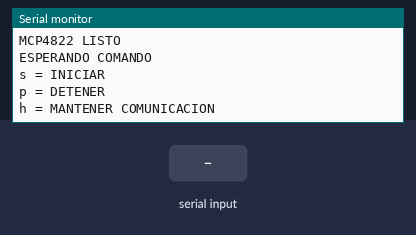
Simulated run of this program. Board: ESP32-S3. Shown: the last lines printed to the serial monitor. The test bench sets the inputs (shaded band).

Above: at 1.2 s.
1.3 s: "s" received over Serial
At 2.4 s:
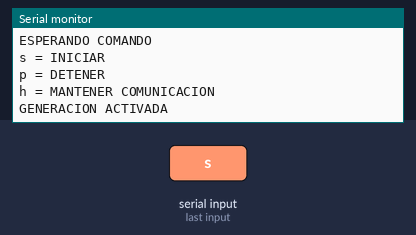
4.3 s: "p" received over Serial
At 4.7 s:
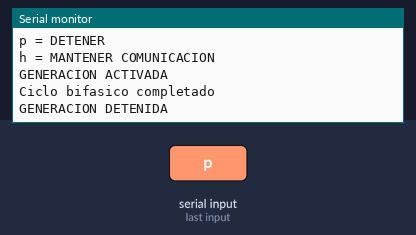

The program:

main.cpp
```cpp
#include <Arduino.h>
#include <SPI.h>

// ESP32-S3 y MCP4822: SIN CAMBIOS
constexpr uint8_t PIN_CS = 10;
constexpr uint8_t PIN_SCK = 12;
constexpr uint8_t PIN_MOSI = 11;

// MCP4822: SIN CAMBIOS
constexpr uint16_t DAC_A = 0x3000;
constexpr uint16_t DAC_B = 0xB000;

constexpr uint16_t NIVEL_A = 2048;
constexpr uint16_t NIVEL_B = 1024;

// Tiempos originales: SIN CAMBIOS
constexpr uint32_t T_A_MS = 200;
constexpr uint32_t GAP_MS = 100;
constexpr uint32_t T_B_MS = 400;
constexpr uint32_t REPOSO_MS = 1300;

// Control desde Raspberry Pi
constexpr uint32_t TIMEOUT_MS = 5000;

bool generacionActiva = false;
uint32_t ultimoContacto = 0;

void escribirDAC(uint16_t canal, uint16_t valor) {
    valor = constrain(valor, 0, 4095);

    SPI.beginTransaction(
        SPISettings(1000000, MSBFIRST, SPI_MODE0)
    );

    digitalWrite(PIN_CS, LOW);
    SPI.transfer16(canal | valor);
    digitalWrite(PIN_CS, HIGH);

    SPI.endTransaction();
}

void salidasCero() {
    escribirDAC(DAC_A, 0);
    escribirDAC(DAC_B, 0);
}

void detenerGeneracion(const char* motivo) {
    generacionActiva = false;
    salidasCero();
    Serial0.println(motivo);
}

void revisarComandos() {
    while (Serial0.available()) {
        char comando = Serial0.read();

        if (comando == 's') {
            ultimoContacto = millis();

            if (!generacionActiva) {
                generacionActiva = true;
                Serial0.println("GENERACION ACTIVADA");
            }
        }

        else if (comando == 'h') {
            if (generacionActiva) {
                ultimoContacto = millis();
            }
        }

        else if (comando == 'p') {
            detenerGeneracion("GENERACION DETENIDA");
        }
    }

    if (generacionActiva &&
        (uint32_t)(millis() - ultimoContacto) >= TIMEOUT_MS) {
        detenerGeneracion("DETENIDA: SIN COMUNICACION");
    }
}

// Espera sin perder la capacidad de detener
bool esperarControlado(uint32_t duracionMs) {
    uint32_t inicio = millis();

    while ((uint32_t)(millis() - inicio) < duracionMs) {
        revisarComandos();

        if (!generacionActiva) {
            return false;
        }

        delay(1);
    }

    return true;
}

void setup() {
    // Puerto USB-UART de la ESP32-S3
    Serial0.begin(115200);

    pinMode(PIN_CS, OUTPUT);
    digitalWrite(PIN_CS, HIGH);

    SPI.begin(PIN_SCK, -1, PIN_MOSI, PIN_CS);

    // Arranque seguro: sin pulsos
    salidasCero();

    Serial0.println("NOVA LUZ");
    Serial0.println("MCP4822 LISTO");
    Serial0.println("ESPERANDO COMANDO");
    Serial0.println("s = INICIAR");
    Serial0.println("p = DETENER");
    Serial0.println("h = MANTENER COMUNICACION");
}

void loop() {
    revisarComandos();

    if (!generacionActiva) {
        delay(1);
        return;
    }

    // Fase positiva: A > B
    escribirDAC(DAC_B, 0);
    escribirDAC(DAC_A, NIVEL_A);

    if (!esperarControlado(T_A_MS)) return;

    // Intervalo sin tension diferencial
    salidasCero();

    if (!esperarControlado(GAP_MS)) return;

    // Fase negativa: B > A
    escribirDAC(DAC_A, 0);
    escribirDAC(DAC_B, NIVEL_B);

    if (!esperarControlado(T_B_MS)) return;

    // Reposo
    salidasCero();

    if (!esperarControlado(REPOSO_MS)) return;

    Serial0.println("Ciclo bifasico completado");
}
```

Measured:
- after the input at 1.3 s, the serial monitor: prints a new line at once (image 1)
- after the input at 4.3 s, the serial monitor: prints a new line at once (image 2)
